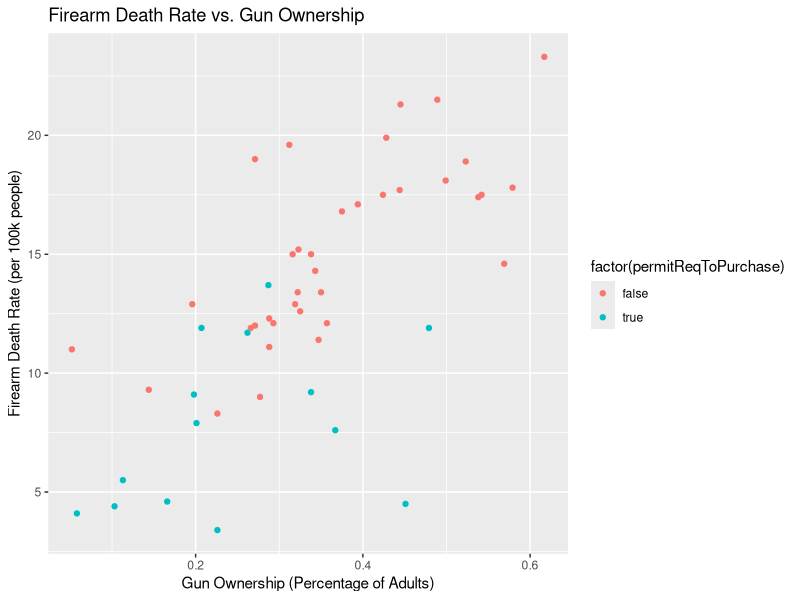
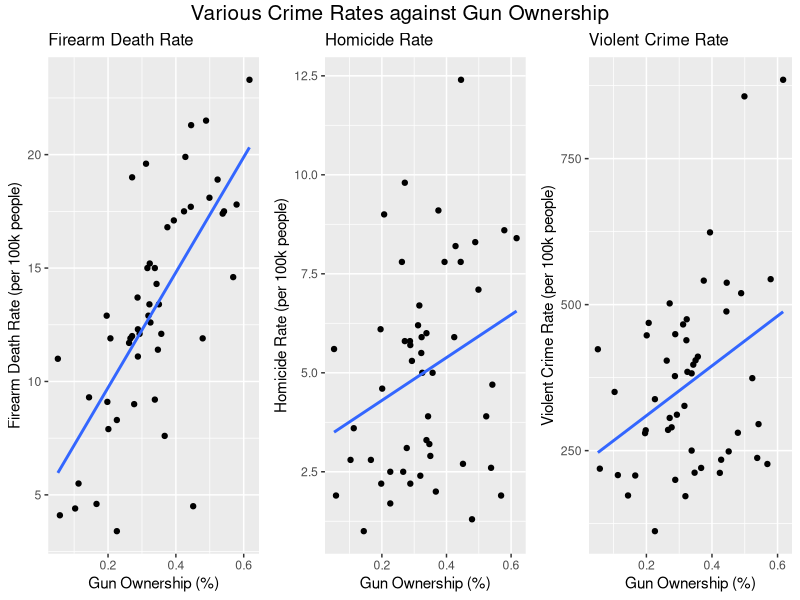
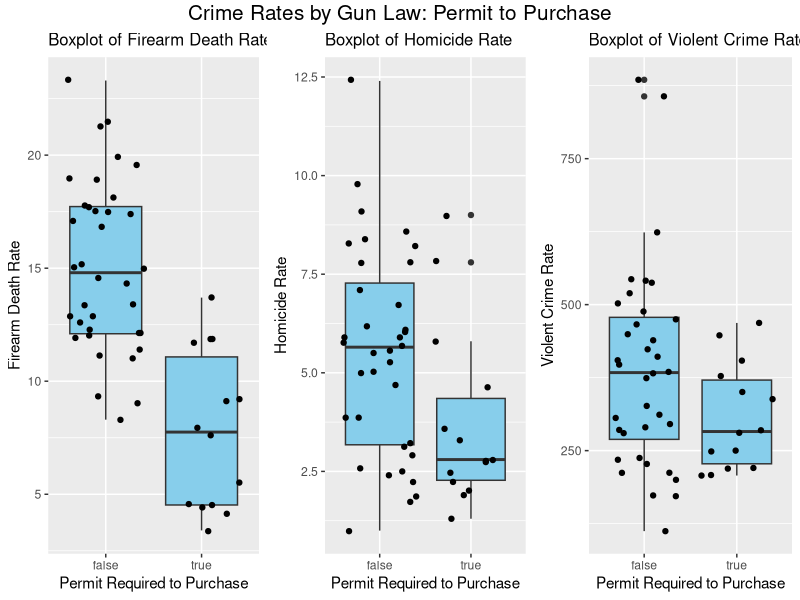
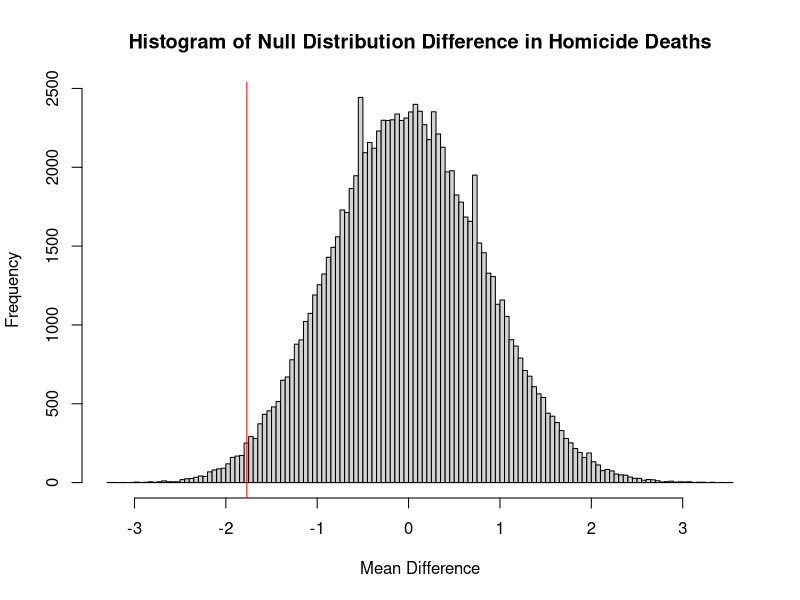

Recreate these plots in R, in order.
## ---- chunk 1

    library(knitr)
    library(dplyr)
    library(magrittr)

library(gridExtra)
library(grid)
library(ggplot2)
library(lattice)
library(tidyr)
    
    # This makes sure the code is wrapped to fit when it creats a pdf
    opts_chunk$set(tidy.opts=list(width.cutoff=60))   
    
## ---- chunk 2
lawdat <- read.csv("gun_laws_by_state.csv")
ownershipdat <- read.csv("gun_ownership_by_state.csv") %>% select(State, gunOwnership)
homicidedat <- read.csv("homicide_rate_by_state.csv") %>% 
  select(State, homicideRate2017, firearmDeathRate) 
violentcrime <- read.csv("violent_crime_by_state.csv")

#Joining the data using merge() and left_join
completedat <- merge(ownershipdat, homicidedat, by ="State") %>%
  left_join(violentcrime, by = "State") %>% 
  merge(lawdat, by = "State")
completedat <- completedat %>% rename(homicideRate = homicideRate2017,
                                      violentcrimeRate = violentcrime_rate)
#Converting to narrow form for visualization
completedat_narrow <- tidyr::pivot_longer(completedat, 
                  cols = c(firearmDeathRate, homicideRate, violentcrimeRate))
completedat_narrow <- completedat_narrow %>% rename(crimeType = name,
                                                    rate = value)
## ---- chunk 3
ggplot(completedat, 
       aes(x = gunOwnership, y = firearmDeathRate, col = factor(permitReqToPurchase))) +
  geom_point() +
  xlab("Gun Ownership (Percentage of Adults)") +
  ylab("Firearm Death Rate (per 100k people)") +
  ggtitle("Firearm Death Rate vs. Gun Ownership")
## ---- chunk 4
plot1 <- ggplot(completedat, aes(x = gunOwnership, y = firearmDeathRate)) +
  geom_point() +
  xlab("Gun Ownership (%)") +
  ylab("Firearm Death Rate (per 100k people)") +
  ggtitle("Firearm Death Rate") +
  theme(plot.title = element_text(size=12)) +
  geom_smooth(method = "lm", se = FALSE) 
  
plot2 <- ggplot(completedat, aes(x = gunOwnership, y = homicideRate)) +
  geom_point() +
  xlab("Gun Ownership (%)") +
  ylab("Homicide Rate (per 100k people)") +
  ggtitle("Homicide Rate") +
  theme(plot.title = element_text(size=12)) +
  geom_smooth(method = "lm", se = FALSE)

plot3 <- ggplot(completedat, aes(x = gunOwnership, y = violentcrimeRate)) +
  geom_point() +
  xlab("Gun Ownership (%)") +
  ylab("Violent Crime Rate (per 100k people)") +
  ggtitle("Violent Crime Rate") +
  theme(plot.title = element_text(size=12)) +
  geom_smooth(method = "lm", se = FALSE)

grid.arrange(plot1, plot2, plot3, ncol=3, 
             top = textGrob('Various Crime Rates against Gun Ownership', 
                            gp = gpar(fontsize = 15)))
## ---- chunk 5
plot4 <- ggplot(completedat, aes(x = factor(permitReqToPurchase), y = firearmDeathRate)) + 
  geom_boxplot(fill = "skyblue") + 
  labs(title = "Boxplot of Firearm Death Rate", 
       x = "Permit Required to Purchase", y = "Firearm Death Rate") +
  theme(plot.title = element_text(size=12)) +
  geom_jitter()

plot5 <- ggplot(completedat, aes(x = factor(permitReqToPurchase), y = homicideRate)) + 
  geom_boxplot(fill = "skyblue") + 
  labs(title = "Boxplot of Homicide Rate", 
       x = "Permit Required to Purchase", y = "Homicide Rate") +
  theme(plot.title = element_text(size=12)) +
  geom_jitter()

plot6 <- ggplot(completedat, aes(x = factor(permitReqToPurchase), y = violentcrimeRate)) + 
  geom_boxplot(fill = "skyblue") + 
  labs(title = "Boxplot of Violent Crime Rate", 
       x = "Permit Required to Purchase", y = "Violent Crime Rate") +
  theme(plot.title = element_text(size=12)) +
  geom_jitter()

grid.arrange(plot4, plot5, plot6, ncol=3, 
             top = textGrob('Crime Rates by Gun Law: Permit to Purchase', 
                            gp = gpar(fontsize = 15)))

## ---- chunk 6
#Models a Linear Regression for firearm death rate vs. gun ownership
lm_1 <-lm(firearmDeathRate ~ gunOwnership, data = completedat)
#Extracts the slope coefficient 
summary(lm_1)$coefficients[2,]
## ---- chunk 7
lm_2 <- lm(homicideRate ~ gunOwnership, data = completedat)
summary(lm_2)$coefficients[2,]
## ---- chunk 8
lm_3 <- lm(violentcrimeRate ~ gunOwnership, data = completedat)
summary(lm_3)$coefficients[2,]
## ---- chunk 9
#Creating correlation interval using the Bootstrap Distribution 
bootstrap_dist <- NULL
for (i in 1:10000){
  one_bootstrap_data_frame <- completedat[sample(1:50, 50, replace = TRUE), ]
  bootstrap_dist[i] <- cor(one_bootstrap_data_frame$firearmDeathRate,
  one_bootstrap_data_frame$gunOwnership)
}

corint <- quantile(bootstrap_dist, c(0.025, 0.975))
## ---- chunk 10
#Creating correlation interval using the Bootstrap Distribution 
set.seed(1)
bootstrap_dist <- NULL
for (i in 1:10000){
  one_bootstrap_data_frame <- completedat[sample(1:50, 50, replace = TRUE), ]
  bootstrap_dist[i] <- cor(one_bootstrap_data_frame$homicideRate,
  one_bootstrap_data_frame$gunOwnership)
}

corint <- quantile(bootstrap_dist, c(0.025, 0.975))
## ---- chunk 11
#Creating correlation interval using the Bootstrap Distribution 
bootstrap_dist <- NULL
for (i in 1:10000){
  one_bootstrap_data_frame <- completedat[sample(1:50, 50, replace = TRUE), ]
  bootstrap_dist[i] <- cor(one_bootstrap_data_frame$violentcrimeRate,
  one_bootstrap_data_frame$gunOwnership)
}

corint <- quantile(bootstrap_dist, c(0.025, 0.975))
## ---- chunk 12
#Using the bootstrap to create a confidence interval for slope
nrep <- 10000
n_cases <- dim(completedat)[1]
result_vec <- rep(0, nrep)
for (i in 1:nrep){
  boot_sample <- dplyr::sample_n(completedat, size = n_cases, replace = TRUE)
  boot_fit <- lm(firearmDeathRate ~ gunOwnership, data = boot_sample)
  result_vec[i] <- coef(boot_fit)[2]
}

slopeconfint <- quantile(result_vec, c(0.025, 0.975))
## ---- chunk 13
#Using the bootstrap to create a confidence interval 
nrep <- 10000
n_cases <- dim(completedat)[1]
result_vec <- rep(0, nrep)
for (i in 1:nrep){
boot_sample <- dplyr::sample_n(completedat, size = n_cases, replace = TRUE)
boot_fit <- lm(homicideRate ~ gunOwnership, data = boot_sample)
result_vec[i] <- coef(boot_fit)[2]
}

lm2boot <- quantile(result_vec, c(0.025, 0.975))
## ---- chunk 14
#Using the bootstrap to create a confidence interval 
nrep <- 10000
n_cases <- dim(completedat)[1]
result_vec <- rep(0, nrep)
for (i in 1:nrep){
  boot_sample <- dplyr::sample_n(completedat, size = n_cases, replace = TRUE)
  boot_fit <- lm(violentcrimeRate ~ gunOwnership, data = boot_sample)
  result_vec[i] <- coef(boot_fit)[2]
}

lm3boot <- quantile(result_vec, c(0.025, 0.975))
## ---- chunk 15
#Separating the dataset on whether a permit is required to purchase
permit_req <- completedat %>% filter(permitReqToPurchase == "true")
permit_notreq <- completedat %>% filter(permitReqToPurchase == "false")

t.test(permit_req$firearmDeathRate, 
       permit_notreq$firearmDeathRate, alternative = "less")$p.value
t.test(permit_req$violentcrimeRate, 
       permit_notreq$violentcrimeRate, alternative = "less")$p.value
t.test(permit_req$homicideRate, 
       permit_notreq$homicideRate, alternative = "less")$p.value
## ---- chunk 16
obs_stat <- mean(permit_req$homicideRate) - mean(permit_notreq$homicideRate)
combined <- c(permit_req$homicideRate, permit_notreq$homicideRate)
null_dist <- c()
for (i in 1:100000){
  shuff_data <- sample(combined)
  shuff_req <- shuff_data[1:14]
  shuff_notreq <- shuff_data[15:50]
  null_dist[i] <- mean(shuff_req) - mean(shuff_notreq)
}
hist(null_dist, main = "Histogram of Null Distribution Difference in Homicide Deaths",
  xlab = "Mean Difference",
  ylab = "Frequency",
  nclass = 100)
abline(v = obs_stat, col = "red")

#p-value for the observed Difference in mean
(p_val <- sum(null_dist <= obs_stat)/100000)
## ---- chunk 17
obs_stat <- mean(permit_req$violentcrimeRate) - mean(permit_notreq$violentcrimeRate)
combined <- c(permit_req$violentcrimeRate, permit_notreq$violentcrimeRate)
null_dist <- c()
for (i in 1:100000){
  shuff_data <- sample(combined)
  shuff_req <- shuff_data[1:14]
  shuff_notreq <- shuff_data[15:50]
  null_dist[i] <- mean(shuff_req) - mean(shuff_notreq)
}

(p_val <- sum(null_dist <= obs_stat)/100000)
## ---- chunk 18
obs_stat <- mean(permit_req$firearmDeathRate) - mean(permit_notreq$firearmDeathRate)
combined <- c(permit_req$firearmDeathRate, permit_notreq$firearmDeathRate)
null_dist <- c()
for (i in 1:100000){
  shuff_data <- sample(combined)
  shuff_req <- shuff_data[1:14]
  shuff_notreq <- shuff_data[15:50]
  null_dist[i] <- mean(shuff_req) - mean(shuff_notreq)
}

(p_val <- sum(null_dist <= obs_stat)/100000)
